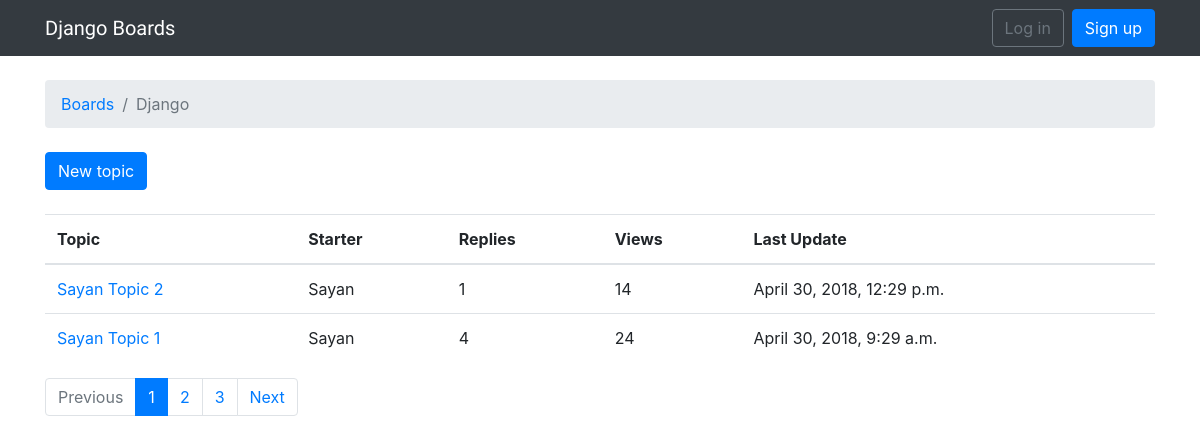
The app's page /boards/1/ with its own data.
### boards/models.py (models this page shows, shortened)
class Board(models.Model):
    name = models.CharField(max_length=30, unique=True)
    description = models.CharField(max_length=100)
    cat = models.CharField(max_length=100,null=True)

class Topic(models.Model):
    subject = models.CharField(max_length=255)
    last_updated = models.DateTimeField(auto_now_add=True)
    board = models.ForeignKey(Board, models.CASCADE , related_name='topics')
    starter = models.ForeignKey(User, models.CASCADE , related_name='topics')
    last_updated = models.DateTimeField(auto_now_add=True)
    views = models.PositiveIntegerField(default=0)

### boards/views.py (the view)
# urls.py: url(r'^boards/(?P<pk>\d+)/$', views.TopicListView.as_view(), name='board_topics'),
class TopicListView(ListView):
    model = Topic
    context_object_name = 'topics'
    template_name = 'boards/topics.html'
    paginate_by = 2
    def get_context_data(self, **kwargs):
        kwargs['board'] = self.board
        return super().get_context_data(**kwargs)
    def get_queryset(self):
        self.board = get_object_or_404(Board, pk=self.kwargs.get('pk'))
        queryset = self.board.topics.order_by('-last_updated').annotate(replies=Count('posts') - 1)
        return queryset

### templates/boards/topics.html (shortened to what this page needs)
{% extends 'layout/base.html' %}
{% block breadcrumb %}
  <li class="breadcrumb-item"><a href="{% url 'home' %}">Boards</a></li>
  <li class="breadcrumb-item active">{{ board.name }}</li>
{% endblock %}
{% block content %}
 <div class="mb-4">
    <a href="{% url 'new_topic' board.id %}" class="btn btn-primary">New topic</a>
  </div>
    <table class="table">
    <thead class="thead-inverse">
      <tr>
        <th>Topic</th>
        <th>Starter</th>
        <th>Replies</th>
        <th>Views</th>
        <th>Last Update</th>
      </tr>
    </thead>
    <tbody>
      {% for topic in topics %}
  <tr>
    <td><a href="{% url 'topic_posts' board.pk topic.pk %}">{{ topic.subject }}</a></td>
    <td>{{ topic.starter.username }}</td>
    <td>{{ topic.replies }}</td>
    <td>{{ topic.views }}</td>
    <td>{{ topic.last_updated }}</td>
  </tr>
{% endfor %}
    </tbody>
  </table>
   {% if is_paginated %}
    <nav aria-label="Topics pagination" class="mb-4">
      <ul class="pagination">
        {% if page_obj.has_previous %}
          <li class="page-item">
            <a class="page-link" href="?page={{ page_obj.previous_page_number }}">Previous</a>
          </li>
        {% else %}
          <li class="page-item disabled">
            <span class="page-link">Previous</span>
          </li>
        {% endif %}
        {% for page_num in paginator.page_range %}
          {% if page_obj.number == page_num %}
            <li class="page-item active">
              <span class="page-link">
                {{ page_num }}
              </span>
            </li>
          {% else %}
            <li class="page-item">
              <a class="page-link" href="?page={{ page_num }}">{{ page_num }}</a>
            </li>
          {% endif %}
        {% endfor %}
        {% if page_obj.has_next %}
          <li class="page-item">
            <a class="page-link" href="?page={{ page_obj.next_page_number }}">Next</a>
          </li>
        {% else %}
          <li class="page-item disabled">
            <span class="page-link">Next</span>
          </li>
        {% endif %}
      </ul>
    </nav>
  {% endif %}
{% endblock %}

### records on screen
Board: name "Django"
Topic: subject "Sayan Topic 2", starter.username "Sayan", replies "1", views "14", last_updated "April 30, 2018, 12:29 p.m."
Topic: subject "Sayan Topic 1", starter.username "Sayan", replies "4", views "24", last_updated "April 30, 2018, 9:29 a.m."

### other values on screen
{{ page_num }} "1"
{{ page_num }} "2" "3"
